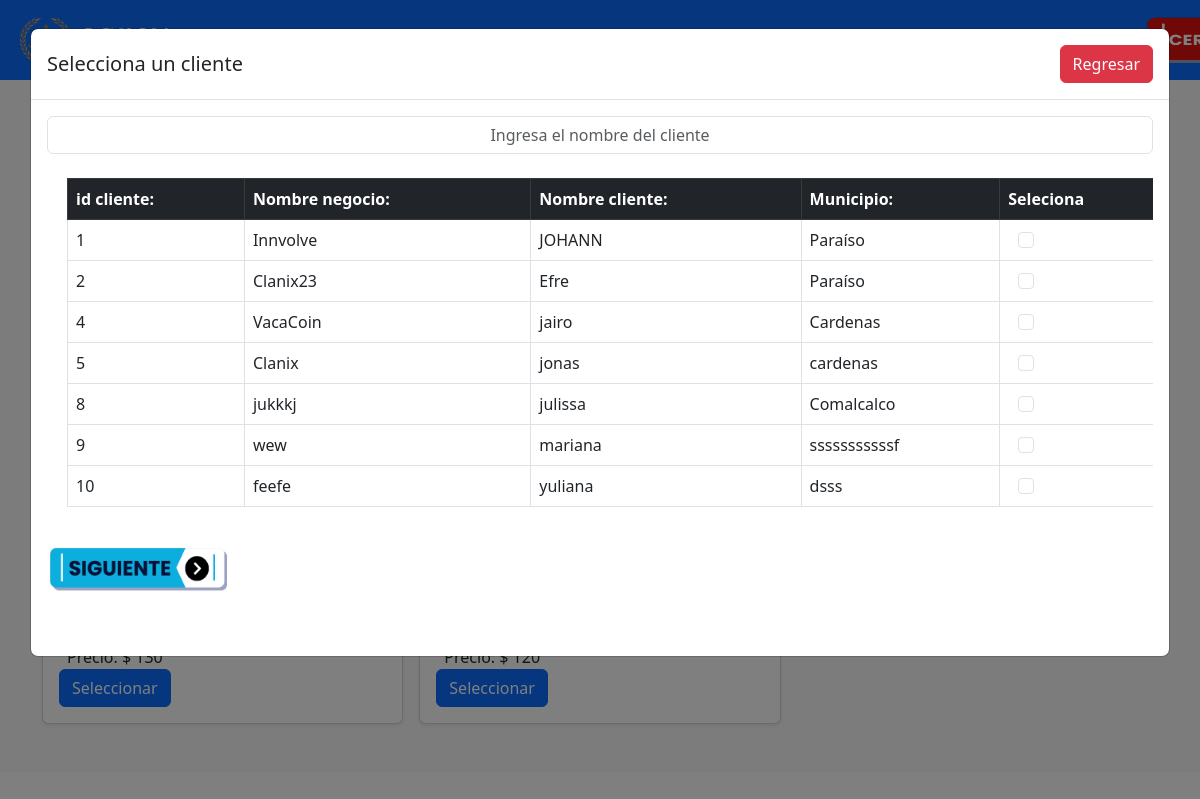
The page /index.php?module=venderDocumento&cliente=Nocliente&venta=NoRealizada (signed in) on the database its author committed.
### tables this page shows
CREATE TABLE `documentos` (
  `id_articulo_documetos` int(11) NOT NULL,
  `nombre` varchar(30) NOT NULL,
  `precio_costo` float NOT NULL,
  `precio_venta` float NOT NULL,
  `descripcion` varchar(100) NOT NULL,
  `tipo` varchar(15) NOT NULL
);

CREATE TABLE `cliente` (
  `id_cliente` int(11) NOT NULL,
  `nombre_cliente` varchar(40) NOT NULL,
  `telefono_cliente` varchar(13) NOT NULL,
  `nombre_negocio` varchar(45) NOT NULL,
  `municipio` varchar(60) NOT NULL,
  `estado` varchar(60) NOT NULL,
  `pais` varchar(50) NOT NULL
);

### controller/php/CRUD.php (called while the page is built, shortened)
<?php
function Consulta($query) {
    $conexion = obtenerConexion();
    $resultado = mysqli_query($conexion, $query);
    $resultadosArray = array();
    while ($fila = mysqli_fetch_assoc($resultado)) {
        $resultadosArray[] = $fila;
    }
    return $resultadosArray;
}
?>

### modules/moduloVentas/ventas.php (the view, shortened to what this page needs)
<br>
<br>
<br>
<div class="contenido-do row">
  <div class="col-12">
    <div class="album py-5 bg-body-tertiary">
      <div class="container">
        <div class="alert alert-primary">
        </div>
        <div class="row row-cols-1 row-cols-sm-2 row-cols-md-3 g-3">
          <?php
          $query = "SELECT * FROM documentos";
          $resultados = Consulta($query);
          foreach ($resultados as $fila) {
          ?>
            <div class="col">
              <div class="card shadow-sm">
                <form id="<?php echo "FormularioVentas" . $fila['id_articulo_documetos']; ?>" action="" method="">
                  <br>
                  <h4 class="NombreModifica" style="margin-left: 20px;"> <?php echo $fila['nombre']; ?></h4>
                  <div class="card-body">
                    <label style="margin-left: 8px;">Precio:</label>
                    <label>$</label>
                    <label class="card-text PrecioVModificar" style="margin-left: 0px;"><?php echo $fila['precio_venta']; ?> </label>
                    <div class="d-flex justify-content-between align-items-center">
                      <div class="btn-group">
                        <button onclick="detalles()" type="button" class="btn btn-primary btn-detalle" id="<?php echo "bt".$fila['id_articulo_documetos']; ?>">Seleccionar</button>
                      </div>
                    </div>
                  </div>
                </form>
              </div>
            </div>
          <?php
          }
          ?>
        </div>
      </div>
    </div>
  </div>
</div>
<div class="modal popup" id="popup" role="dialog" aria-labelledby="popupLabel" aria-hidden="true">
  <div class="modal-dialog modal-dialog-scrollable modal-xl">
    <div class="modal-content">
      <div class="modal-header">
        <h5 class="modal-title" id="popupLabel">Selecciona un cliente</h5>
        <button onclick="regresarBoton()" type="button" class="btn btn-danger" data-dismiss="modal" aria-label="Close">Regresar</button>
      </div>
      <div class="modal-body">
        <?php
        $SQL = "SELECT * FROM cliente";
        $resultado = Consulta($SQL);
        ?>
        <div class="form-group">
          <input class="form-control me-2 light-table-filter" data-table="ClienteTabla" type="text" placeholder="Ingresa el nombre del cliente" style="text-align: center" id="buscadorBloque">
        </div>
        <br>
        <div class="table-responsive">
          <table class="table table-bordered ClienteTabla" id="ClienteTabla" style="margin-left: 20px; margin-right: 20px;">
            <thead class="table-dark">
              <tr>
                <th scope="col">id cliente:</th>
                <th scope="col">Nombre negocio:</th>
                <th scope="col">Nombre cliente:</th>
                <th scope="col">Municipio:</th>
                <th scope="col">Seleciona</th>
              </tr>
            </thead>
            <tbody>
              <?php foreach ($resultado as $fila) { ?>
                <tr>
                  <td> <?php echo $fila['id_cliente']; ?></td>
                  <td> <?php echo $fila['nombre_negocio']; ?></td>
                  <td> <?php echo $fila['nombre_cliente']; ?></td>
                  <td> <?php echo $fila['municipio']; ?></td>
                  <td> <input type="checkbox" class="form-check-input bt-5" id=" <?php echo "Cliente" . $fila['id_cliente']; ?>" name="<?php echo "Cliente" . $fila['id_cliente']; ?>" value="<?php echo $fila['id_cliente']; ?>" autocomplete="off"></td>
                </tr>
              <?php
              }
              ?>
            </tbody>
          </table>
        </div>
        <br>
        <img src="assets/image/btnSiguiente.png" class="clickable-image mb-5" alt="" width="180px" height="45px" onclick="CerrarEmergente()">
      </div>
    </div>
  </div>
</div>

### css/EstilosBoton.css (style rules this page uses)
.popup { display: none; position: fixed; z-index: 9999; left: 0; top: 0; width: 100%; height: 100%; background-color: rgba(0, 0, 0, 0.5); }
.bt-5 { background-color: green; color: white; margin-left: 10px; }
.container { width: 100%; }

### view/menu/menu.php (style rules this page uses)
.clickable-image { cursor: pointer; }

### modules/moduloVentas/ventas.php (style rules this page uses)
.clickable-image { cursor: pointer; }

### rows shown on the page
cliente: id_cliente "1", nombre_negocio "Innvolve", nombre_cliente "JOHANN", municipio "Paraíso"
cliente: id_cliente "2", nombre_negocio "Clanix23", nombre_cliente "Efre", municipio "Paraíso"
cliente: id_cliente "4", nombre_negocio "VacaCoin", nombre_cliente "jairo", municipio "Cardenas"
cliente: id_cliente "5", nombre_negocio "Clanix", nombre_cliente "jonas", municipio "cardenas"
cliente: id_cliente "8", nombre_negocio "jukkkj", nombre_cliente "julissa", municipio "Comalcalco"
cliente: id_cliente "9", nombre_negocio "wew", nombre_cliente "mariana", municipio "sssssssssssf"
cliente: id_cliente "10", nombre_negocio "feefe", nombre_cliente "yuliana", municipio "dsss"
